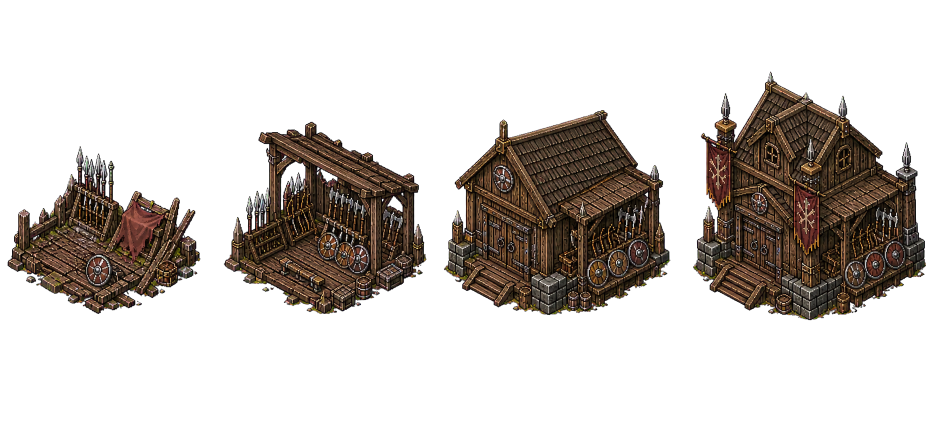
#> input picture assets/camp_layers/sources/armory_tiers_alpha.png, 1868 x 842 px (shown at 1/2 size); its folder holds 6 pictures in this run; the run also reads 2 pictures not shown here
$ python build_camp_layers.py
#> lines starting #> are read from the running program, lines starting #| are printed output that depends on the picture
from __future__ import annotations

from pathlib import Path

from PIL import Image, ImageChops, ImageFilter, ImageOps


ROOT = Path(__file__).resolve().parents[1]
SOURCE = ROOT / "assets" / "camp_layers" / "sources"
OUTPUT = ROOT / "assets" / "camp_layers" / "buildings"
OUTLINES = OUTPUT / "outlines"
MAX_EDGE = 512
PADDING = 12


def alpha_bbox(image: Image.Image) -> tuple[int, int, int, int]:
    alpha = image.getchannel("A")
    bbox = alpha.point(lambda value: 255 if value > 12 else 0).getbbox()
    if bbox is None:
        raise RuntimeError("Sprite cell contains no opaque pixels")
    return bbox


def resize_canvas(image: Image.Image) -> Image.Image:
    longest = max(image.size)
    if longest <= MAX_EDGE:
        return image
    scale = MAX_EDGE / float(longest)
    size = (max(1, round(image.width * scale)), max(1, round(image.height * scale)))
    return image.resize(size, Image.Resampling.NEAREST)


def save_outline(image: Image.Image, path: Path) -> None:
    alpha = image.getchannel("A")
    expanded = alpha.filter(ImageFilter.MaxFilter(13))
    edge = ImageChops.subtract(expanded, alpha)
    outline = Image.new("RGBA", image.size, (236, 174, 74, 0))
    outline.putalpha(edge)
    outline.save(path, optimize=True)


def split_progression(name: str, columns: int, rows: int, count: int) -> None:
    atlas = Image.open(SOURCE / f"{name}_tiers_alpha.png").convert("RGBA")
    cell_width = atlas.width // columns
    cell_height = atlas.height // rows
    subjects: list[Image.Image] = []
    for index in range(count):
        column = index % columns
        row = index // columns
        cell = atlas.crop((
            column * cell_width,
            row * cell_height,
            (column + 1) * cell_width,
            (row + 1) * cell_height,
        ))
        if name == "armory" and index < 3:
            # The first three atlas cells contain a detached sliver of the
            # following tier at their right edge. Once mirrored for the west
            # plot that fragment appeared on the village boundary and shifted
            # the real workshop away from its foundation.
            artifact_cutoffs = (420, 400, 430)
            clean_alpha = cell.getchannel("A")
            clean_alpha.paste(0, (artifact_cutoffs[index], 0, cell.width, cell.height))
            cell.putalpha(clean_alpha)
        sprite = cell.crop(alpha_bbox(cell))
        # Both workshops live on the west side of camp. Their open working
        # faces should look inward toward the central road, not at the fence.
        if name in {"armory", "blacksmith"}:
            sprite = ImageOps.mirror(sprite)
        subjects.append(sprite)

    canvas_width = max(sprite.width for sprite in subjects) + PADDING * 2
    canvas_height = max(sprite.height for sprite in subjects) + PADDING * 2
    for index, sprite in enumerate(subjects):
        canvas = Image.new("RGBA", (canvas_width, canvas_height), (0, 0, 0, 0))
        x = (canvas_width - sprite.width) // 2
        y = canvas_height - PADDING - sprite.height
        canvas.alpha_composite(sprite, (x, y))
        final = resize_canvas(canvas)
        final.save(OUTPUT / f"{name}_{index}.png", optimize=True)
        save_outline(final, OUTLINES / f"{name}_{index}.png")
        print(f"{name}_{index}.png: {final.width}x{final.height}")


def split_landmarks() -> None:
    atlas = Image.open(SOURCE / "landmarks_alpha.png").convert("RGBA")
    cell_width = atlas.width // 2
    hall = Image.open(SOURCE / "veterans_hall_front_alpha.png").convert("RGBA")
    campfire_cell = atlas.crop((cell_width, 0, atlas.width, atlas.height))
    landmarks = {
        "veterans_hall": hall.crop(alpha_bbox(hall)),
        "campfire": campfire_cell.crop(alpha_bbox(campfire_cell)),
    }
    for name, sprite in landmarks.items():
        canvas = Image.new("RGBA", (sprite.width + PADDING * 2, sprite.height + PADDING * 2), (0, 0, 0, 0))
        canvas.alpha_composite(sprite, (PADDING, PADDING))
        final = resize_canvas(canvas)
        final.save(OUTPUT / f"{name}.png", optimize=True)
        save_outline(final, OUTLINES / f"{name}.png")
        print(f"{name}.png: {final.width}x{final.height}")


def main() -> None:
    OUTPUT.mkdir(parents=True, exist_ok=True)
    OUTLINES.mkdir(parents=True, exist_ok=True)
    split_progression("armory", 4, 1, 4)
#> in split_progression, atlas is the input picture: PIL image 1868x842 RGBA; mean R, G, B, A 21.6, 16.1, 12, 73.5
#> the loop in split_progression, `for index in range(count):` made 4 passes
#> bbox in alpha_bbox on passes 1 to 4: (15, 292, 401, 628), (0, 243, 386, 629), (0, 220, 407, 631), (0, 143, 451, 641)
#> after the loop in split_progression, `for index in range(count):`:
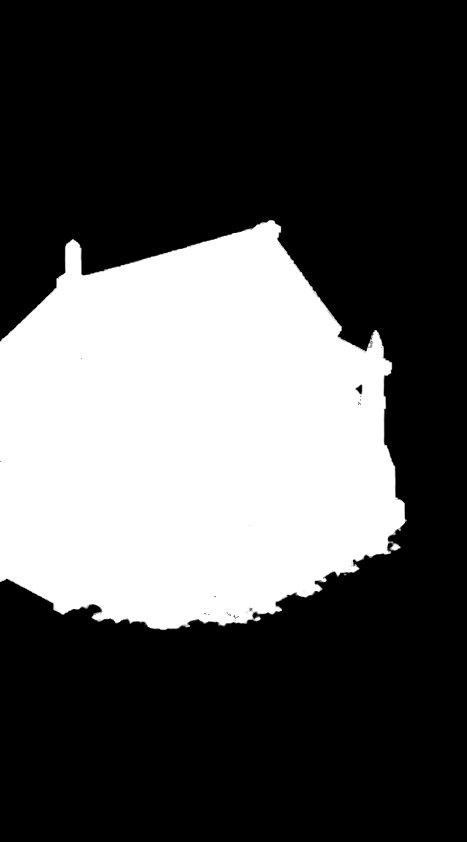
#> clean_alpha: PIL image 467x842 L; min 0, max 255, mean 82.8
#> after the loop in split_progression, `for index in range(count):`: subjects = 4 items
#> in split_progression, `canvas_width = max(sprite.width for sprite in subjects) + PADDING * 2`: canvas_width = 475
#> in split_progression, `canvas_height = max(sprite.height for sprite in subjects) + PADDING * 2`: canvas_height = 522
#> the loop in split_progression, `for index, sprite in enumerate(subjects):` made 4 passes
#> (x, y) on passes 1 to 4: (44, 174), (44, 124), (34, 99), (12, 12)
#| armory_0.png: 466x512
#| armory_1.png: 466x512
#| armory_2.png: 466x512
#| armory_3.png: 466x512
    split_progression("blacksmith", 4, 1, 4)
#> call 2 of split_progression, with name = 'blacksmith', columns = 4, rows = 1, count = 4
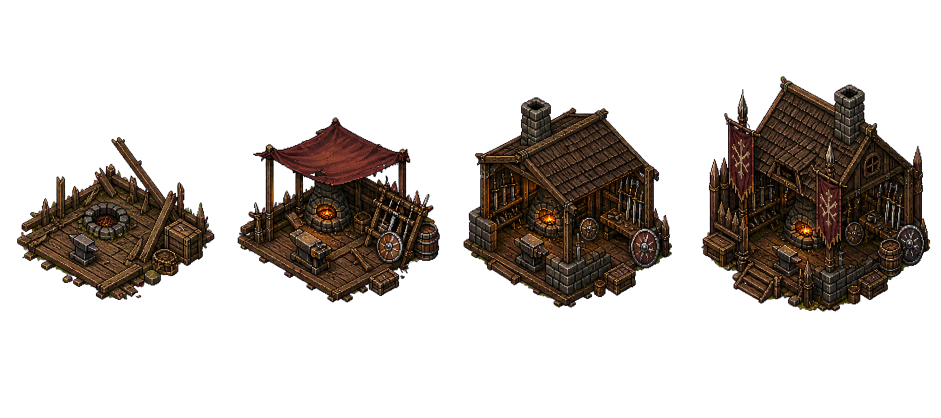
#> input picture assets/camp_layers/sources/blacksmith_tiers_alpha.png, 1881 x 836 px (shown at 1/2 size)
#> in split_progression, atlas is the input picture: PIL image 1881x836 RGBA; mean R, G, B, A 16.7, 11.4, 7.5, 68.4
#> the loop in split_progression (call 2), `for index in range(count):` made 4 passes
#> bbox in alpha_bbox on passes 1 to 4: (34, 274, 429, 600), (5, 235, 470, 605), (0, 194, 470, 615), (0, 152, 451, 623)
#> in split_progression (call 2), `canvas_width = max(sprite.width for sprite in subjects) + PADDING * 2`: canvas_width = 494
#> in split_progression (call 2), `canvas_height = max(sprite.height for sprite in subjects) + PADDING * 2`: canvas_height = 495
#> the loop in split_progression (call 2), `for index, sprite in enumerate(subjects):` made 4 passes
#> (x, y) on passes 1 to 4: (49, 157), (14, 113), (12, 62), (21, 12)
#| blacksmith_0.png: 494x495
#| blacksmith_1.png: 494x495
#| blacksmith_2.png: 494x495
#| blacksmith_3.png: 494x495
    split_progression("quartermaster", 4, 1, 4)
#> call 3 of split_progression, with name = 'quartermaster', columns = 4, rows = 1, count = 4
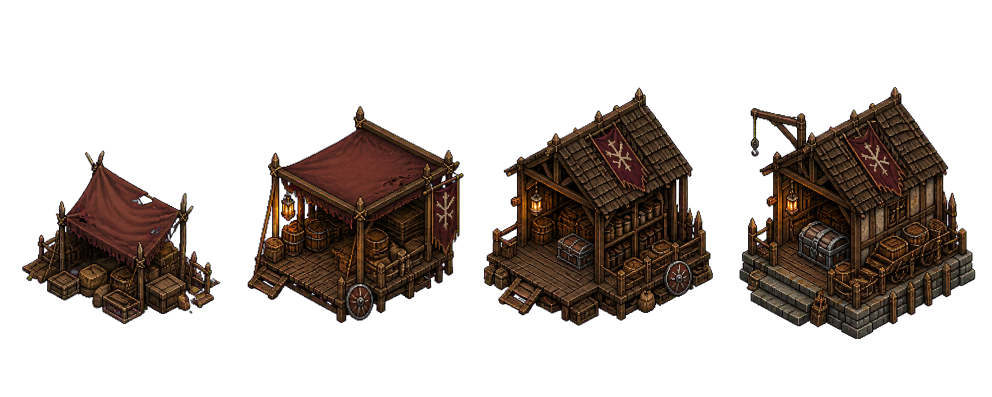
#> input picture assets/camp_layers/sources/quartermaster_tiers_alpha.png, 1983 x 793 px (shown at 1/2 size)
#> in split_progression, atlas is the input picture: PIL image 1983x793 RGBA; mean R, G, B, A 19.2, 12.3, 8.1, 77.8
#> the loop in split_progression (call 3), `for index in range(count):` made 4 passes
#> bbox in alpha_bbox on passes 1 to 4: (44, 301, 441, 648), (0, 212, 495, 647), (0, 175, 495, 652), (0, 173, 466, 678)
#> after the loop in split_progression (call 3), `for index in range(count):`:
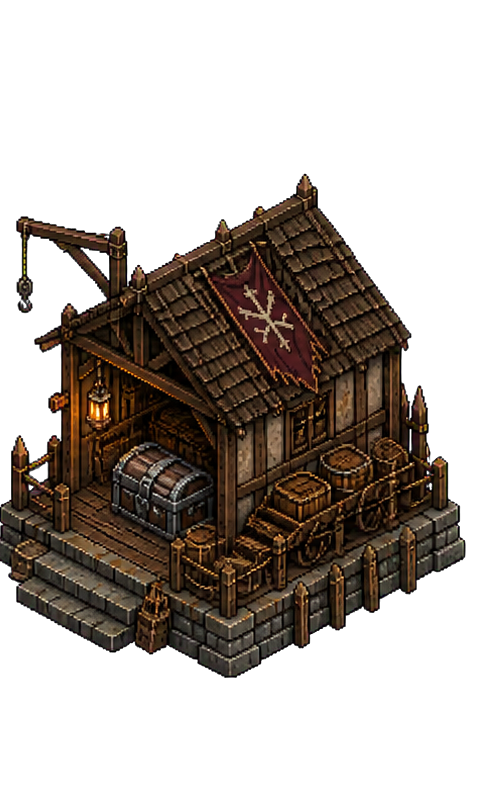
#> cell: PIL image 495x793 RGBA; mean R, G, B, A 24.3, 17.1, 11.5, 100.2; transparent parts drawn white
#> in split_progression (call 3), `canvas_width = max(sprite.width for sprite in subjects) + PADDING * 2`: canvas_width = 519
#> in split_progression (call 3), `canvas_height = max(sprite.height for sprite in subjects) + PADDING * 2`: canvas_height = 529
#> the loop in split_progression (call 3), `for index, sprite in enumerate(subjects):` made 4 passes
#> (x, y) on passes 1 to 4: (61, 170), (12, 82), (12, 40), (26, 12)
#| quartermaster_0.png: 502x512
#| quartermaster_1.png: 502x512
#| quartermaster_2.png: 502x512
#| quartermaster_3.png: 502x512
    split_progression("training", 3, 2, 6)
#> call 4 of split_progression, with name = 'training', columns = 3, rows = 2, count = 6
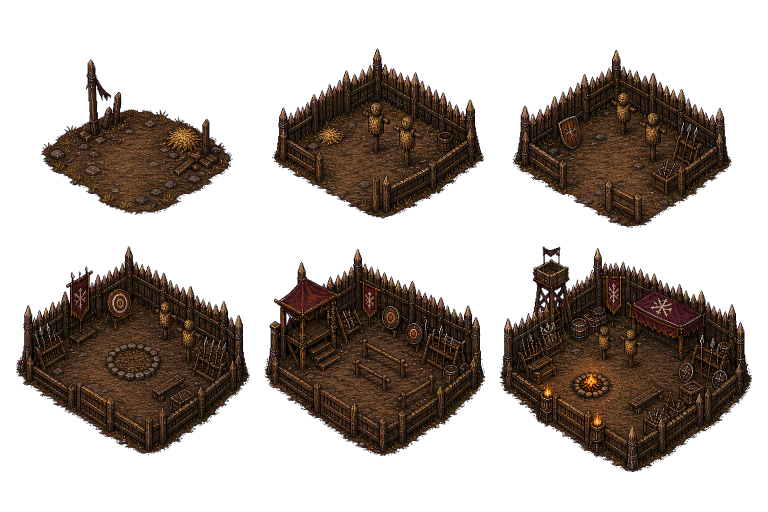
#> input picture assets/camp_layers/sources/training_tiers_alpha.png, 1536 x 1024 px (shown at 1/2 size)
#> in split_progression, atlas is the input picture: PIL image 1536x1024 RGBA; mean R, G, B, A 24, 16, 10.3, 98.1
#> the loop in split_progression (call 4), `for index in range(count):` made 6 passes
#> bbox in alpha_bbox on passes 1 to 6: (81, 119, 466, 512), (32, 97, 457, 512), (1, 99, 440, 512), (31, 0, 500, 398), (16, 0, 512, 401), (0, 0, 480, 433)
#> after the loop in split_progression (call 4), `for index in range(count):`:
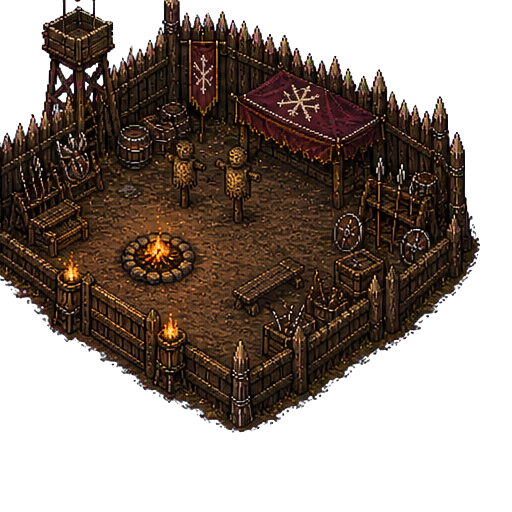
#> cell: PIL image 512x512 RGBA; mean R, G, B, A 33.1, 21.4, 13.9, 137.5; transparent parts drawn white
#> after the loop in split_progression (call 4), `for index in range(count):`: subjects = 6 items
#> in split_progression (call 4), `canvas_width = max(sprite.width for sprite in subjects) + PADDING * 2`: canvas_width = 520
#> in split_progression (call 4), `canvas_height = max(sprite.height for sprite in subjects) + PADDING * 2`: canvas_height = 457
#> the loop in split_progression (call 4), `for index, sprite in enumerate(subjects):` made 6 passes
#> (x, y) on passes 1 to 6: (67, 52), (47, 30), (40, 32), (25, 47), (12, 44), (20, 12)
#| training_0.png: 512x450
#| training_1.png: 512x450
#| training_2.png: 512x450
#| training_3.png: 512x450
#| training_4.png: 512x450
#| training_5.png: 512x450
#> after the loop in split_progression (call 4), `for index, sprite in enumerate(subjects):`:
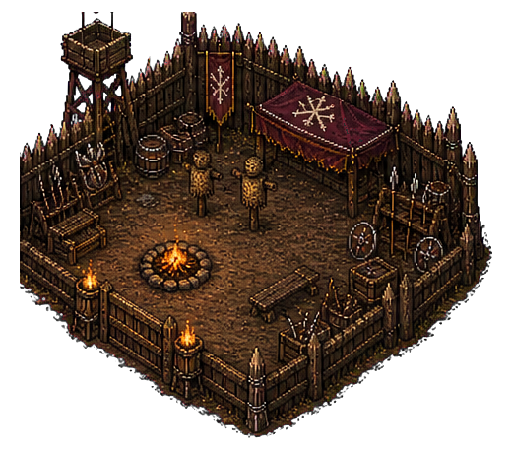
#> final: PIL image 512x450 RGBA; mean R, G, B, A 36.5, 23.7, 15.3, 151.6; transparent parts drawn white
    split_landmarks()
#> the loop in split_landmarks, `for name, sprite in landmarks.items():` made 2 passes
#> (name, longest in resize_canvas, scale in resize_canvas, size in resize_canvas) on passes 1 to 2: ('veterans_hall', 1170, 0.438, (504, 512)), ('campfire', 792, 0.646, (512, 392))
#| veterans_hall.png: 504x512
#| campfire.png: 512x392


if __name__ == "__main__":
    main()
